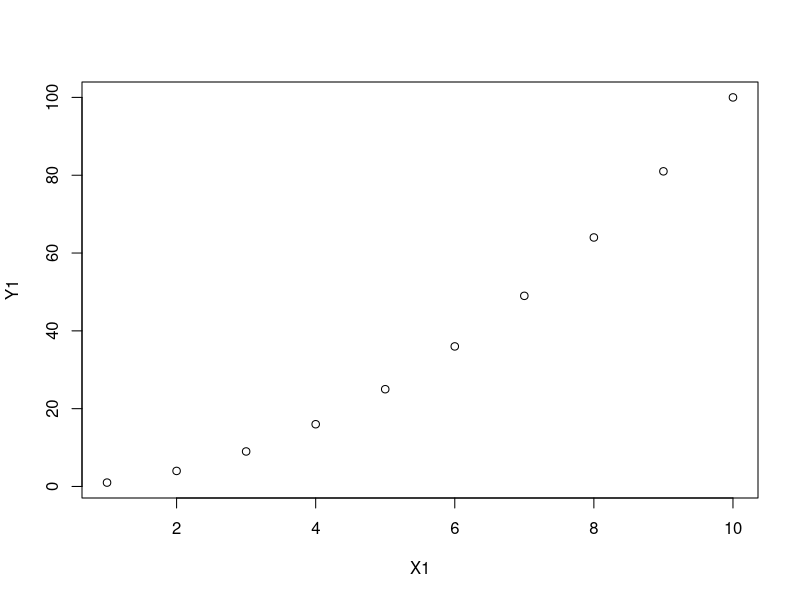
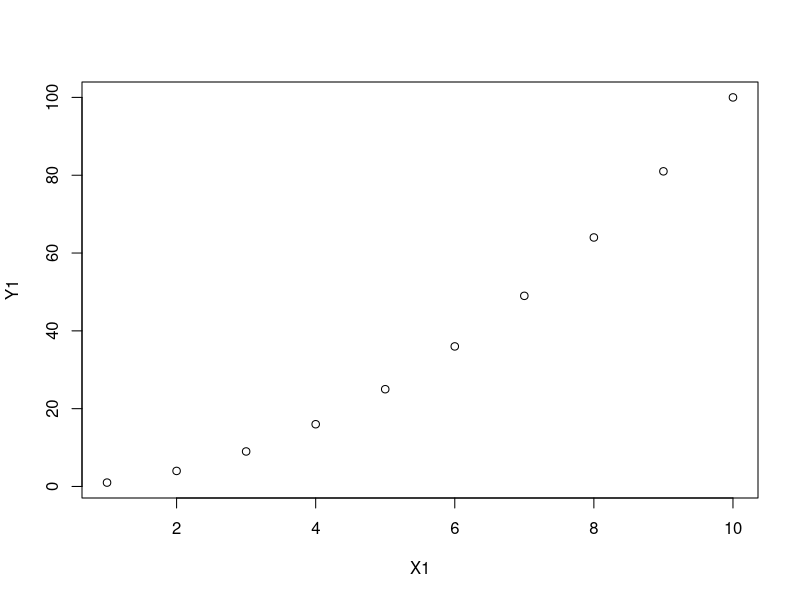
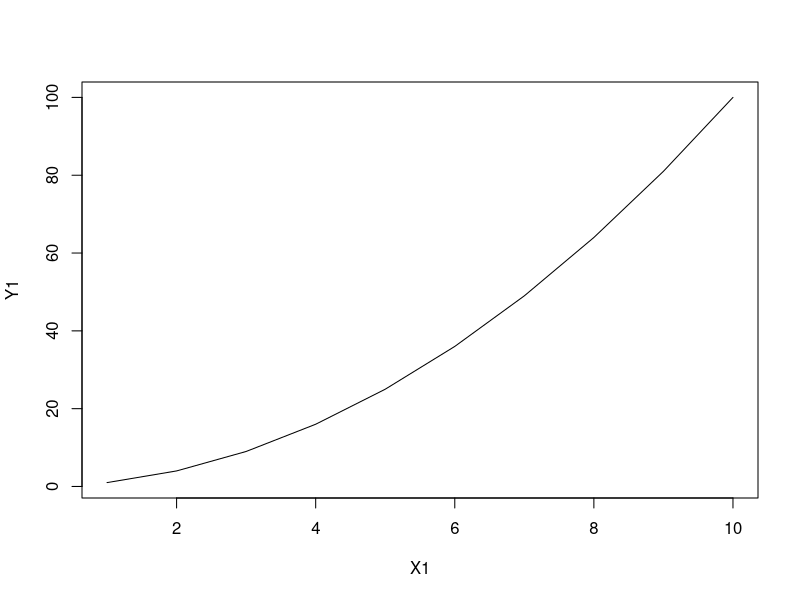
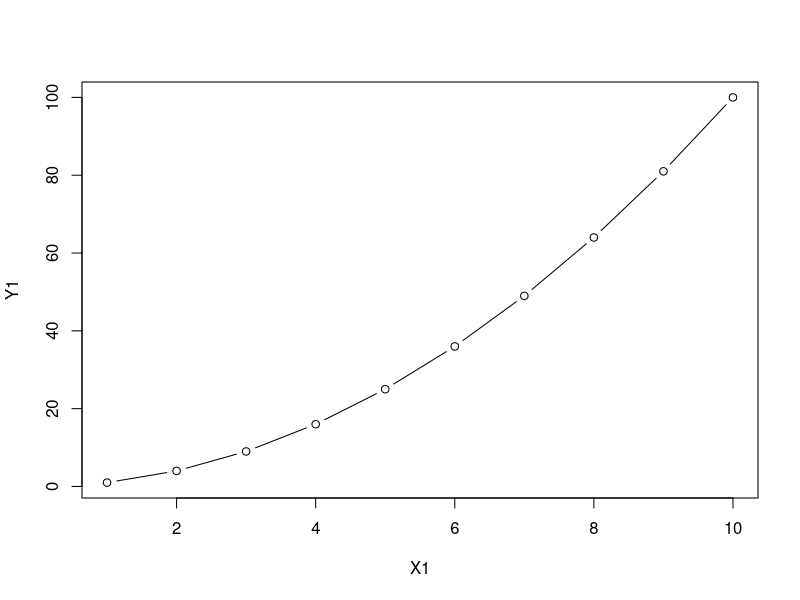
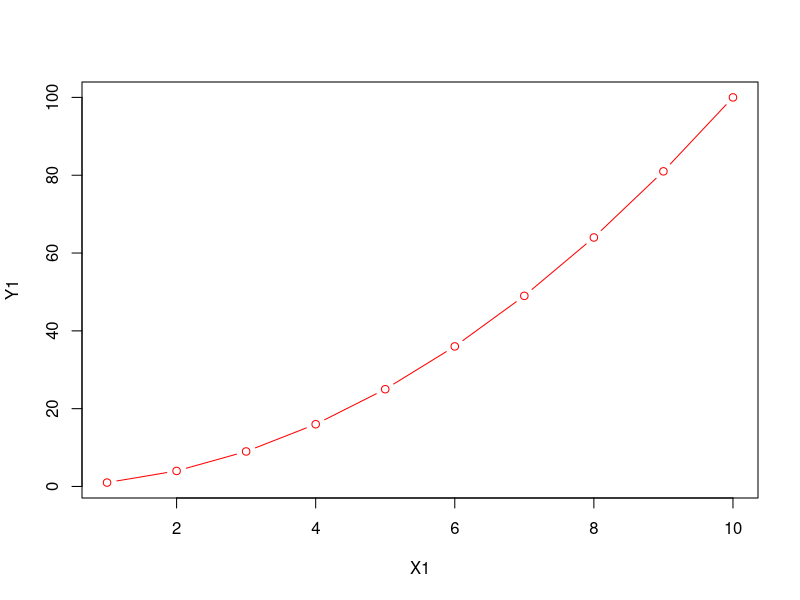
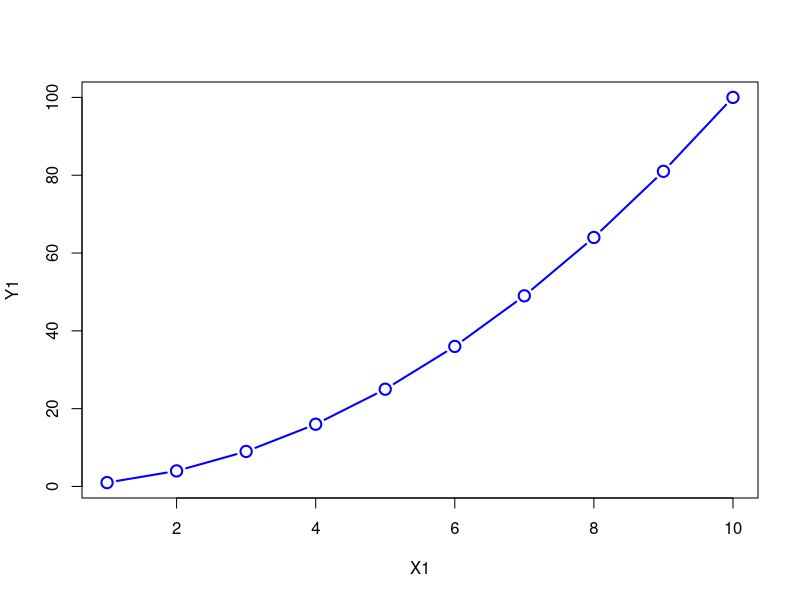
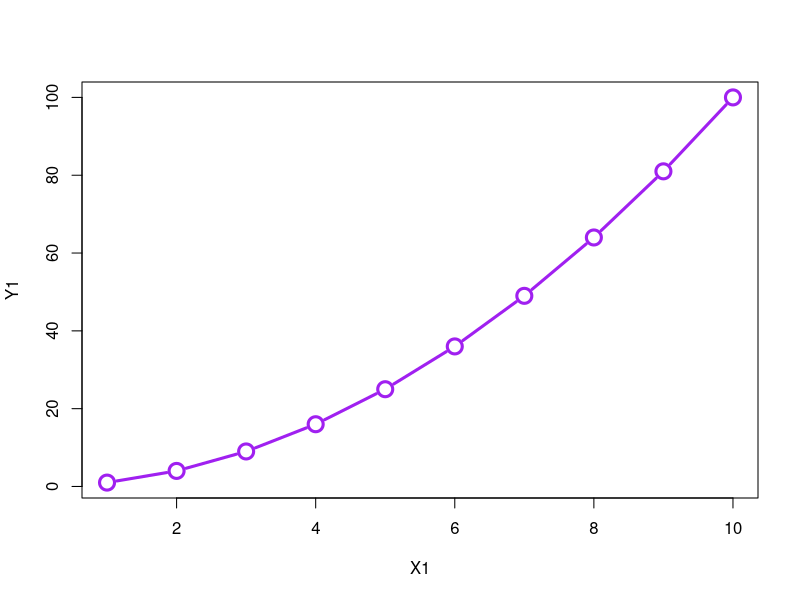
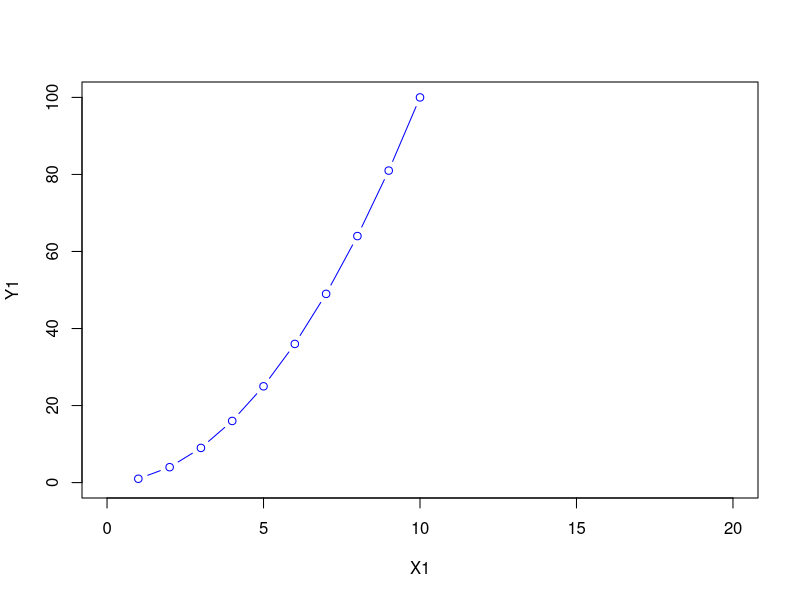

These charts were generated, in order, by the following R code:

X1 = 1:10
Y1 = X1^2
X1
Y1
plot(x=X1, y=Y1)

# try several linetype
plot(x=X1, y=Y1, type='p')
plot(x=X1, y=Y1, type='l')
plot(x=X1, y=Y1, type='b')

# lwd = line width
plot(x=X1, y=Y1, type='b', lwd=1, col='red', cex=1)
plot(x=X1, y=Y1, type='b', lwd=2, col='blue', cex=1.5)
plot(x=X1, y=Y1, type='b', lwd=3, col='purple', cex=2)

# change the limits of x and y axis
plot(x=X1, y=Y1, xlim=c(0,20), ylim=c(0,100),type='b',cex=1,col='blue')

# use mtcars
# pch can be from 1 to 25, different point shape
plot(mtcars$wt, mtcars$mpg, col='blue', pch=3,cex=1.5)
# labeling
plot(mtcars$wt, mtcars$mpg, col='blue', pch=20,cex=1.5, xlab='Weight', ylab='Mileage'
     ,main='Weight vs Mileage')

table(mtcars$gear)
table(mtcars$cyl)
# dynamical colour and shape
plot(x=mtcars$wt,y=mtcars$mpg,col=mtcars$cyl,pch=mtcars$gear,cex=1,xlab='Weight', ylab='Mileage'
     ,main='Weight vs Mileage')

# regression line (y~x)
abline(lm(mtcars$mpg~mtcars$wt), col='red')

# count how many types exist
lapply(mtcars[,c('cyl','gear','am')],table)

plot(x=mtcars$wt,y=mtcars$mpg,col=c(1,2,3),pch=c(20,21,22),cex=c(1,2),xlab='Weight', ylab='Mileage'
     ,main='Weight vs Mileage')

?legend
legend('topright',legend=c('Cyl-4','Cyl-6','Cyl-8'),pch=10,col=1:3,title='Cylinder',cex=0.75)
legend('bottomleft',inset=.02, legend=c('Gear-3','Gear-4','Gear-5'),pch=20:23
       ,title='Gear')
legend('top',legend=c('Auto','Manual'),pch=c(20,21),pt.cex=c(1,1,5),title='Tx Type' )

# Pair plot
my_cols <- c('#00AFBB','#E7B800','#FC4E07')
pairs(mtcars,pch=19,cex=0.5,col=my_cols[mtcars$carb],lower.panel=NULL)
